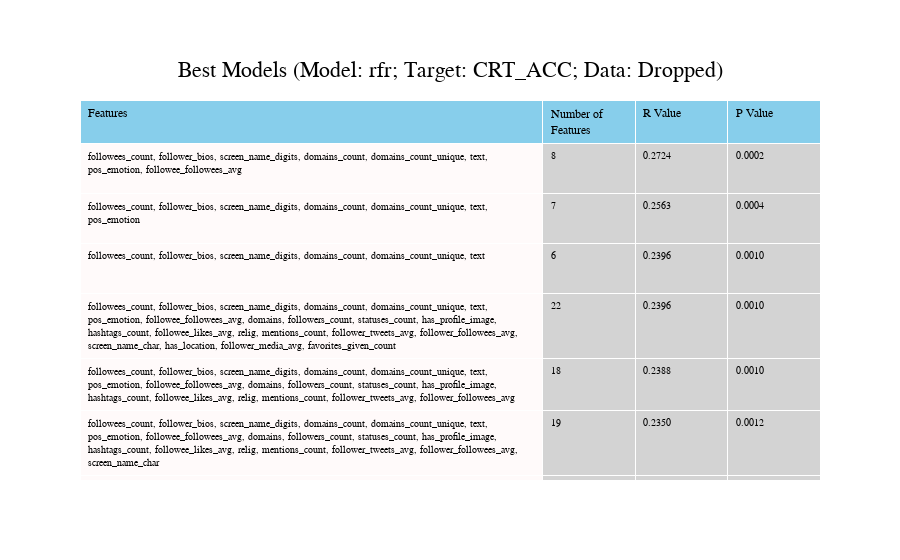

Notebook code cell kept with this figure:
### Code cell
# run this cell to combine features and create best-performing model (degree 1 polynomials)
best_model_results = best.get_best_models(master_data_train, master_data_test, individual_features_df, MY_TARGET, MODEL_CF, PARAMS_CF, ITERS_CF)

best_model_results, chart = best.plot(best_model_results, MY_TARGET, RESULTS_FOLDER_CF, MODEL_CF, 
                                     TOP_CF, DATAFRAME_TYPE, display=DISPLAY_CF)

general.set_background('#fff9e9')

### Figure 1 — Plotly figure (JSON) as saved in the notebook; plotly's stock layout.template omitted (floating-point values rounded to 4 significant figures)
{"data": [{"cells": {"align": "left", "fill": {"color": ["snow", "lightgray", "lightgray"]}, "font": {"size": 10}, "height": 50, "values": [["followees_count, follower_bios, screen_name_digits, domains_count, domains_count_unique, text, pos_emotion, followee_followees_avg", "followees_count, follower_bios, screen_name_digits, domains_count, domains_count_unique, text, pos_emotion", "followees_count, follower_bios, screen_name_digits, domains_count, domains_count_unique, text", "followees_count, follower_bios, screen_name_digits, domains_count, domains_count_unique, text, pos_emotion, followee_followees_avg, domains, followers_count, statuses_count, has_profile_image, hashtags_count, followee_likes_avg, relig, mentions_count, follower_tweets_avg, follower_followees_avg, screen_name_char, has_location, follower_media_avg, favorites_given_count", "followees_count, follower_bios, screen_name_digits, domains_count, domains_count_unique, text, pos_emotion, followee_followees_avg, domains, followers_count, statuses_count, has_profile_image, hashtags_count, followee_likes_avg, relig, mentions_count, follower_tweets_avg, follower_followees_avg", "followees_count, follower_bios, screen_name_digits, domains_count, domains_count_unique, text, pos_emotion, followee_followees_avg, domains, followers_count, statuses_count, has_profile_image, hashtags_count, followee_likes_avg, relig, mentions_count, follower_tweets_avg, follower_followees_avg, screen_name_char", "followees_count, follower_bios, screen_name_digits, domains_count, domains_count_unique, text, pos_emotion, followee_followees_avg, domains, followers_count, statuses_count, has_profile_image, hashtags_count, followee_likes_avg, relig, mentions_count, follower_tweets_avg, follower_followees_avg, screen_name_char, has_location, follower_media_avg, favorites_given_count, mentions_count_unique, mentions, hashtags_avg_length, followee_verified_score, follower_followers_avg, bio, follower_likes_avg, follower_verified_score, listed_count, hashtags, followee_tweets_avg, bot_score, insight, moral, followee_followers_avg, inhibit, creation_time_of_day, bio_char, followees, url_exist", "followees_count, follower_bios, screen_name_digits, domains_count, domains_count_unique, text, pos_emotion, followee_followees_avg, domains, followers_count, statuses_count, has_profile_image, hashtags_count, followee_likes_avg, relig, mentions_count, follower_tweets_avg, follower_followees_avg, screen_name_char, has_location, follower_media_avg, favorites_given_count, mentions_count_unique, mentions, hashtags_avg_length, followee_verified_score, follower_followers_avg, bio, follower_likes_avg, follower_verified_score, listed_count, hashtags, followee_tweets_avg, bot_score, insight, moral, followee_followers_avg, inhibit, creation_time_of_day, bio_char, followees, url_exist, outlet_score", "followees_count, follower_bios, screen_name_digits, domains_count, domains_count_unique, text, pos_emotion, followee_followees_avg, domains, followers_count, statuses_count, has_profile_image, hashtags_count, followee_likes_avg, relig, mentions_count, follower_tweets_avg, follower_followees_avg, screen_name_char, has_location, follower_media_avg, favorites_given_count, mentions_count_unique, mentions", "followees_count, follower_bios, screen_name_digits, domains_count, domains_count_unique, text, pos_emotion, followee_followees_avg, domains, followers_count, statuses_count, has_profile_image, hashtags_count, followee_likes_avg, relig, mentions_count, follower_tweets_avg, follower_followees_avg, screen_name_char, has_location, follower_media_avg, favorites_given_count, mentions_count_unique", "followees_count, follower_bios, screen_name_digits, domains_count, domains_count_unique, text, pos_emotion, followee_followees_avg, domains, followers_count, statuses_count, has_profile_image, hashtags_count", "followees_count, follower_bios, screen_name_digits, domains_count, domains_count_unique, text, pos_emotion, followee_followees_avg, domains, followers_count, statuses_count, has_profile_image, hashtags_count, followee_likes_avg, relig, mentions_count", "followees_count, follower_bios, screen_name_digits, domains_count, domains_count_unique, text, pos_emotion, followee_followees_avg, domains, followers_count, statuses_count, has_profile_image, hashtags_count, followee_likes_avg, relig, mentions_count, follower_tweets_avg, follower_followees_avg, screen_name_char, has_location, follower_media_avg, favorites_given_count, mentions_count_unique, mentions, hashtags_avg_length", "followees_count, follower_bios, screen_name_digits, domains_count, domains_count_unique, text, pos_emotion, followee_followees_avg, domains, followers_count, statuses_count, has_profile_image, hashtags_count, followee_likes_avg, relig, mentions_count, follower_tweets_avg, follower_followees_avg, screen_name_char, has_location, follower_media_avg", "followees_count, follower_bios, screen_name_digits, domains_count, domains_count_unique, text, pos_emotion, followee_followees_avg, domains, followers_count", "followees_count, follower_bios, screen_name_digits, domains_count, domains_count_unique, text, pos_emotion, followee_followees_avg, domains, followers_count, statuses_count, has_profile_image, hashtags_count, followee_likes_avg, relig, mentions_count, follower_tweets_avg, follower_followees_avg, screen_name_char, has_location, follower_media_avg, favorites_given_count, mentions_count_unique, mentions, hashtags_avg_length, followee_verified_score, follower_followers_avg, bio, follower_likes_avg, follower_verified_score, listed_count, hashtags, followee_tweets_avg, bot_score, insight, moral, followee_followers_avg, inhibit, creation_time_of_day", "followees_count, follower_bios, screen_name_digits, domains_count, domains_count_unique, text, pos_emotion, followee_followees_avg, domains, followers_count, statuses_count, has_profile_image, hashtags_count, followee_likes_avg, relig", "followees_count, follower_bios, screen_name_digits, domains_count, domains_count_unique", "followees_count, follower_bios, screen_name_digits, domains_count, domains_count_unique, text, pos_emotion, followee_followees_avg, domains, followers_count, statuses_count, has_profile_image, hashtags_count, followee_likes_avg", "followees_count, follower_bios, screen_name_digits, domains_count"], [8, 7, 6, 22, 18, 19, 42, 43, 24, 23, 13, 16, 25, 21, 10, 39, 15, 5, 14, 4], ["0.2724", "0.2563", "0.2396", "0.2396", "0.2388", "0.2350", "0.2325", "0.2322", "0.2270", "0.2269", "0.2251", "0.2232", "0.2219", "0.2205", "0.2176", "0.2142", "0.2140", "0.2140", "0.2138", "0.2096"], ["0.0002", "0.0004", "0.0010", "0.0010", "0.0010", "0.0012", "0.0014", "0.0014", "0.0018", "0.0018", "0.0020", "0.0022", "0.0023", "0.0025", "0.0028", "0.0033", "0.0034", "0.0034", "0.0034", "0.0041"]]}, "columnorder": [1, 2, 3, 4], "columnwidth": [400, 80, 80, 80], "header": {"align": "left", "fill": {"color": "skyblue"}, "values": ["Features", "Number of Features", "R Value", "P Value"]}, "type": "table"}], "layout": {"font": {"color": "black", "family": "Courier New, monospace"}, "title": {"font": {"size": 22}, "text": "Best Models (Model: rfr; Target: CRT_ACC; Data: Dropped)", "x": 0.5, "xanchor": "center", "y": 0.89, "yanchor": "top"}}}
